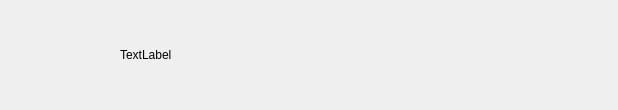
<?xml version="1.0" encoding="UTF-8"?>
<ui version="4.0">
 <class>ConUserItem</class>
 <widget class="QWidget" name="ConUserItem">
  <property name="geometry">
   <rect>
    <x>0</x>
    <y>0</y>
    <width>618</width>
    <height>110</height>
   </rect>
  </property>
  <property name="minimumSize">
   <size>
    <width>0</width>
    <height>110</height>
   </size>
  </property>
  <property name="maximumSize">
   <size>
    <width>16777215</width>
    <height>110</height>
   </size>
  </property>
  <property name="windowTitle">
   <string>Form</string>
  </property>
  <layout class="QHBoxLayout" name="horizontalLayout">
   <property name="spacing">
    <number>10</number>
   </property>
   <property name="leftMargin">
    <number>20</number>
   </property>
   <property name="topMargin">
    <number>10</number>
   </property>
   <property name="rightMargin">
    <number>10</number>
   </property>
   <property name="bottomMargin">
    <number>10</number>
   </property>
   <item>
    <widget class="QWidget" name="widget" native="true">
     <property name="minimumSize">
      <size>
       <width>90</width>
       <height>90</height>
      </size>
     </property>
     <property name="maximumSize">
      <size>
       <width>90</width>
       <height>90</height>
      </size>
     </property>
     <widget class="QLabel" name="icon_lb">
      <property name="geometry">
       <rect>
        <x>0</x>
        <y>10</y>
        <width>70</width>
        <height>70</height>
       </rect>
      </property>
      <property name="minimumSize">
       <size>
        <width>70</width>
        <height>70</height>
       </size>
      </property>
      <property name="maximumSize">
       <size>
        <width>70</width>
        <height>70</height>
       </size>
      </property>
      <property name="text">
       <string/>
      </property>
     </widget>
     <widget class="QLabel" name="red_point">
      <property name="geometry">
       <rect>
        <x>50</x>
        <y>0</y>
        <width>40</width>
        <height>40</height>
       </rect>
      </property>
      <property name="minimumSize">
       <size>
        <width>40</width>
        <height>40</height>
       </size>
      </property>
      <property name="maximumSize">
       <size>
        <width>40</width>
        <height>40</height>
       </size>
      </property>
      <property name="text">
       <string/>
      </property>
     </widget>
    </widget>
   </item>
   <item>
    <widget class="QLabel" name="user_name_lb">
     <property name="text">
      <string>TextLabel</string>
     </property>
    </widget>
   </item>
  </layout>
 </widget>
 <resources/>
 <connections/>
</ui>
